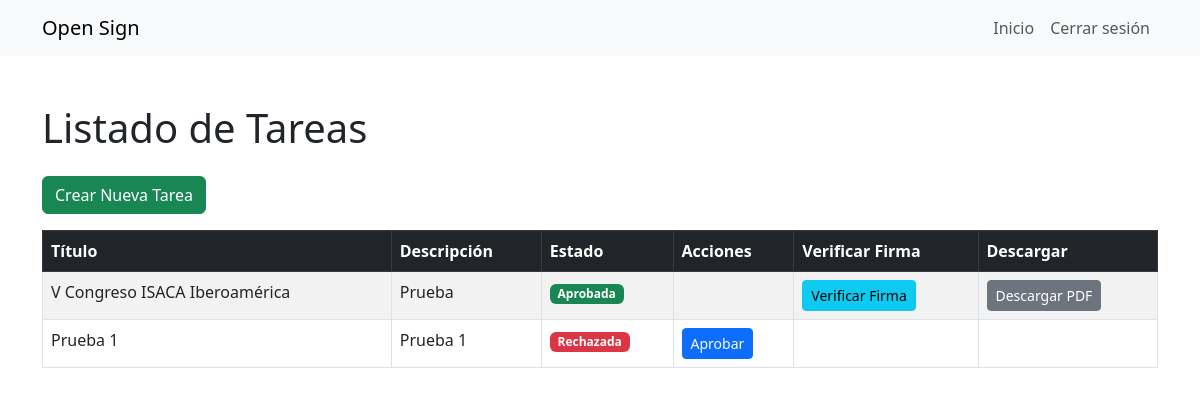
Page /tasks/ (signed in) on the earlier database version.
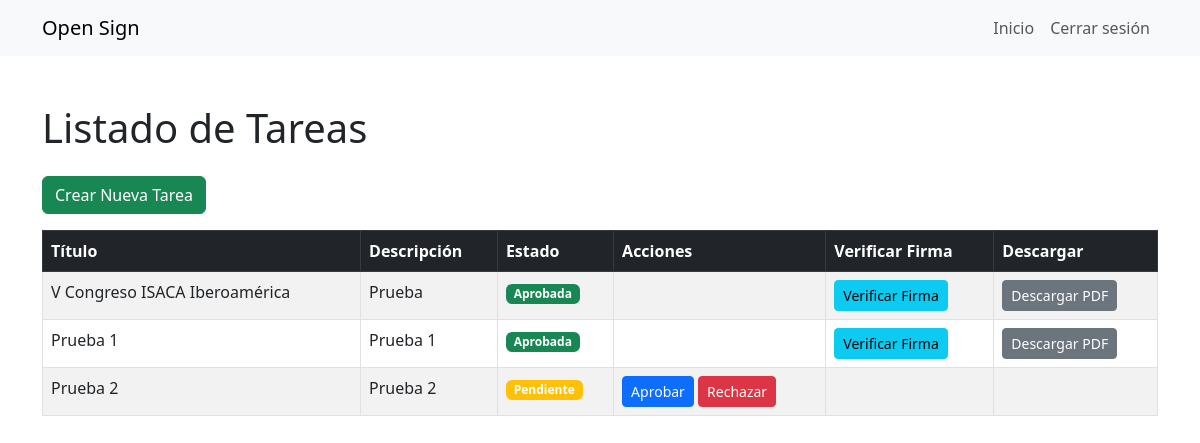
Same page on the later database version.
### tasks/models.py (models this page shows, shortened)
class Task(models.Model):
    title = models.CharField(max_length=200)
    description = models.TextField()
    signature = models.BinaryField(null=True, blank=True)  # Almacena la firma digital
    created_by = models.ForeignKey(User, on_delete=models.CASCADE, related_name='created_tasks')
    assigned_to = models.ForeignKey(User, on_delete=models.SET_NULL, null=True, blank=True, related_name='assigned_tasks')
    is_approved = models.BooleanField(default=False)
    is_rejected = models.BooleanField(default=False)
    created_at = models.DateTimeField(auto_now_add=True)

### tasks/views.py (the view)
# urls.py: path('', views.list_tasks, name='list_tasks'),
@login_required
def list_tasks(request):
    tasks = Task.objects.all()
    return render(request, 'tasks/list_tasks.html', {'tasks': tasks})

### tasks/templates/tasks/list_tasks.html (shortened to what this page needs)
{% extends 'base.html' %}
{% block content %}
<h1 class="mb-4">Listado de Tareas</h1>
<a href="{% url 'create_task' %}" class="btn btn-success mb-3">Crear Nueva Tarea</a>
<table class="table table-bordered table-striped">
    <thead class="table-dark">
        <tr>
            <th>Título</th>
            <th>Descripción</th>
            <th>Estado</th>
            <th>Acciones</th>
            <th>Verificar Firma</th>
            <th>Descargar</th>
        </tr>
    </thead>
    <tbody>
        {% for task in tasks %}
        <tr>
            <td>{{ task.title }}</td>
            <td>{{ task.description }}</td>
            <td>
                {% if task.is_approved %}
                    <span class="badge bg-success">Aprobada</span>
                {% elif task.is_rejected %}
                    <span class="badge bg-danger">Rechazada</span>
                {% else %}
                    <span class="badge bg-warning">Pendiente</span>
                {% endif %}
            </td>
            <td>
                {% if not task.is_approved %}
                <a href="{% url 'approve_task' task.id %}" class="btn btn-primary btn-sm">Aprobar</a>
                {% endif %}
                {% if not task.is_rejected and not task.is_approved %}
                <a href="{% url 'reject_task' task.id %}" class="btn btn-sm btn-danger">
                    Rechazar
                </a>
                {% endif %}
            </td>
            <td>
                {% if task.is_approved %}
                    <a href="{% url 'verify_task_signature' task.id %}" class="btn btn-sm btn-info">
                        Verificar Firma
                    </a>
                {% endif %}
            </td>
            <td>
                {% if task.is_approved %}
                    <a href="{% url 'download_task_pdf' task.id %}" class="btn btn-sm btn-secondary">
                        Descargar PDF
                    </a>
                {% endif %}
            </td>
        </tr>
        {% endfor %}
    </tbody>
</table>
{% endblock %}

### accounts/templates/base.html (shortened to what this page needs)
<!DOCTYPE html>
<html lang="es">
<head>
    <link href="https://cdn.jsdelivr.net/npm/bootstrap@5.3.0/dist/css/bootstrap.min.css" rel="stylesheet">
</head>
<body>
    <nav class="navbar navbar-expand-lg navbar-light bg-light">
        <div class="container">
            <a class="navbar-brand" href="/accounts/home">Open Sign</a>
            <div class="collapse navbar-collapse" id="navbarNav">
                <ul class="navbar-nav ms-auto">
                    <li class="nav-item">
                        <a class="nav-link" href="/accounts/home">Inicio</a>
                    </li>
                    <li class="nav-item">
                        <a class="nav-link" href="/accounts/logout/">Cerrar sesión</a>
                    </li>
                </ul>
            </div>
        </div>
    </nav>
    <div class="container mt-5">
        {% block content %}
        {% endblock %}
    </div>
</body>
</html>

Differences in the rows shown:
changed Task "Prueba 1": is_approved "Rechazada Aprobar" → "Aprobada Verificar Firma Descargar PDF"
added Task: title "Prueba 2", description "Prueba 2", is_approved "Pendiente", is_rejected "Rechazar"
